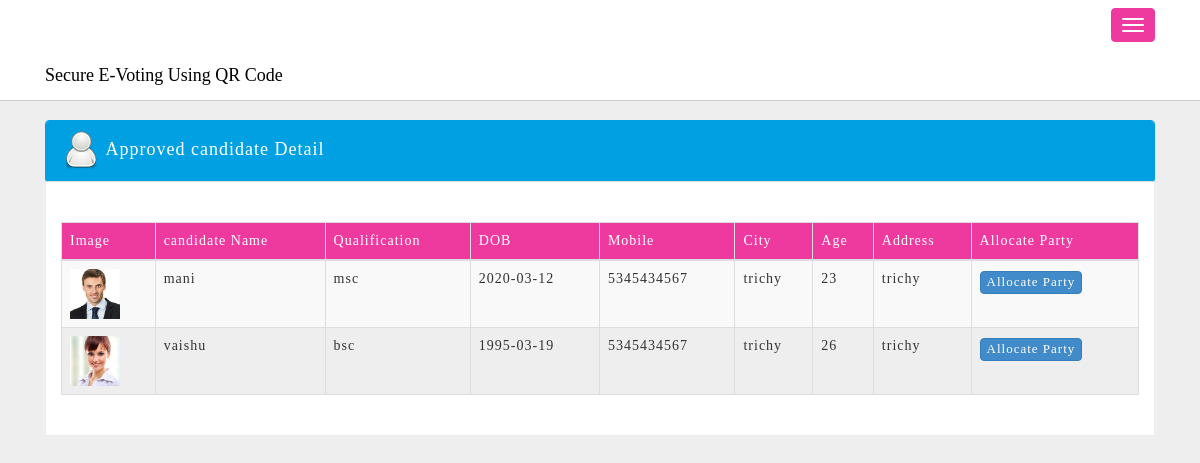
Page /e-voting_md/party.php on the earlier database version.
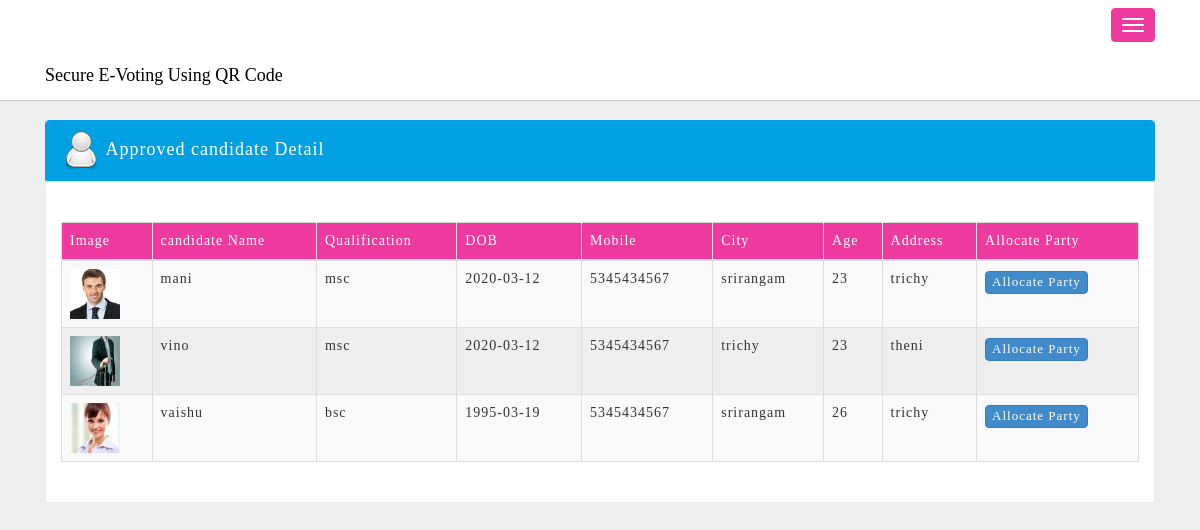
Same page on the later database version.
### tables this page shows
CREATE TABLE `condidate` (
  `cid` int(11) NOT NULL auto_increment,
  `name` varchar(233) NOT NULL,
  `fname` varchar(233) NOT NULL,
  `age` varchar(23) NOT NULL,
  `dob` varchar(233) NOT NULL,
  `gender` varchar(233) NOT NULL,
  `gname` varchar(233) NOT NULL,
  `qualification` varchar(233) NOT NULL,
  `pre_address` varchar(233) NOT NULL,
  `per_address` varchar(233) NOT NULL,
  `city` varchar(233) NOT NULL,
  `state` varchar(233) NOT NULL,
  `pincode` varchar(233) NOT NULL,
  `photo` varchar(255) NOT NULL,
  `status` int(11) NOT NULL,
  `mobile` varchar(23) NOT NULL,
  `election` varchar(225) NOT NULL,
  PRIMARY KEY  (`cid`)
);

### e-voting_md/party.php (the view, shortened to what this page needs)
<!DOCTYPE html>
<html lang="en">
<head>
    <link href="admin/assets/css/bootstrap.css" rel="stylesheet">
    <link href="admin/assets/css/mobile.css" rel="stylesheet">
</head>
<body>
    <nav class="navbar navbar-inverse navbar-fixed-top" role="navigation">
        <div class="container" id="menu">
			<div class="navbar-header">
                <button type="button" class="navbar-toggle" id="collapse-btn" data-toggle="collapse" data-target=".navbar-ex1-collapse">
                    <span class="icon-bar"></span>
                    <span class="icon-bar"></span>
                    <span class="icon-bar"></span>
                </button>
                 <a class="navbar-brand col-lg-12" id="brand" style="color:black;">
						<span style="font-family:elephant">Secure E-Voting Using QR Code</span>
				</a>
            </div>
    </nav>
    <div class="container">
		<div class="row-fluid mtop120">
			<div class="col-lg-12 ">
				<div class="panel panel-default bg-white">
						<div class="panel-heading hidden-xs">
							<img src="images/user.png" alt="">
								Approved candidate Detail
						</div>
					<div class="col-lg-12 col-md-12 col-sm-12 col-xs-12 bg-white">
						<div class="col-md-5 mtop20 pbot20">
						</div>
						<div class="col-md-3 mtop20 pbot20">
						</div>
						<div class="table-responsive">
							<table class="table table-striped table-bordered table-hover" id="dataTables-example">
								<thead class="thead">
									<tr>
										<td> Image</td>
										<td> candidate Name </td>
										<td> Qualification </td>
										<td> DOB </td>
										<td> Mobile </td>
										<td>City</td>
										<td> Age </td>
										<td> Address </td>
										<td> Allocate Party </td>
									</tr>
								</thead>
								<tbody id="user-area">
									<?php
										$select=mysql_query("select * from condidate where status=1");
										while($row=mysql_fetch_array($select))
										{
											?>
									<tr class="odd gradeX">
										<td><img src="candidate/<?php echo $row['photo'] ?>" width="50" height="50"></td>
										<td><?php echo $row['name'] ?></td>
										<td><?php echo $row['qualification'] ?></td>
										<td><?php echo $row['dob'] ?></td>
										<td><?php echo $row['mobile'] ?></td>
										<td><?php echo $row['city'] ?></td>
										<td><?php echo $row['age'] ?></td>
										<td><?php echo $row['per_address'] ?></td>
										<td><a href="allocate_party.php?cid=<?php echo $row['cid'] ?>" class="btn btn-primary btn-view mtop2" role="button" data-toggle="modal">
												Allocate Party
											</a></td>
									</tr>
										<?php } ?>
								</tbody>
							</table>
						</div><br/>
					</div>
					</div>
				</div>
			</div>
		</div>
</body>
</html>

### e-voting_md/admin/assets/css/mobile.css (style rules this page uses)
.mtop20 { margin-top : 20px; }
.mtop120 { margin-top : 120px; }
.pbot20 { padding-bottom : 20px; }
.mtop2 { margin-top : 2px; }
.bg-white { background : #ffffff; }
a,a:hover { text-decoration : none; color : #ffffff; }
body { background : #eee; }
.navbar-fixed-top { background : #fff; border : none; font-family : Corbert-Regular; border-bottom : 1px solid #cccccc; }
#collapse-btn { background : #EE3A9F; border : 1px solid #EE3A9F; }
.thead { background : #EE3A9F; color : #fff; font-family : Corbert-Regular; }
.panel { border : 1px solid #00A0E3; font-family : Corbert-Regular; letter-spacing : 1px; }
.table-striped > tbody > tr:nth-child(even) > td, .table-striped > tbody > tr:nth-child(even) > th { background : #eee; }
.panel-default > .panel-heading { background : #00A0E3; color : #fff; font-family : Corbert-Regular; font-size : 18px; }
.btn-view,.btn-edit,.btn-delete { font-size : 13px; padding : 1px 6px; font-family : Corbert-Regular; }
@media (max-width: 1200px) { .navbar-header { float: none; } }
@media (max-width: 1200px) { .navbar-toggle { display: block; } }

Differences in the rows shown:
changed condidate "mani": city "trichy" → "srirangam"
now on this page (row edited): condidate: photo (picture), name "vino", qualification "msc", dob "2020-03-12", mobile "5345434567", city "trichy", age "23", per_address "theni"
changed condidate "vaishu": city "trichy" → "srirangam"
